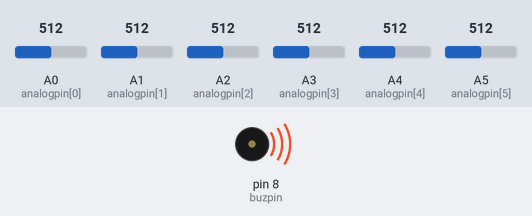
A sketch run on a simulated Arduino Uno, built with avr-gcc and run on an emulated ATmega328P. Parts: buzzer (waves = sounding). The test bench sets the inputs (shaded band); at power-on: A0 (analogpin[0]) = 512, A1 (analogpin[1]) = 512, A2 (analogpin[2]) = 512, A3 (analogpin[3]) = 512, A4 (analogpin[4]) = 512, A5 (analogpin[5]) = 512. What the sketch prints to the serial monitor is not drawn.

Above: at 1.2 s.
1.3 s: A0 (analogpin[0]) set to 75
4.3 s: A0 (analogpin[0]) set to 67
5.8 s: A1 (analogpin[1]) set to 74
7.3 s: A1 (analogpin[1]) set to 64
Timing chart, 0 to 9.8 s (numbered marks = the images above; inputs shaded):
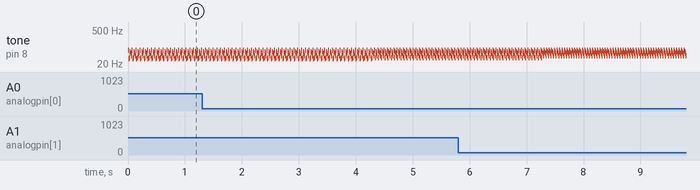

Measured:
- by itself, tone on pin 8 (buzpin): repeats every 0.07 s: 65 Hz 0.01 s, 55 Hz 0.01 s, 44 Hz 0.01 s, 73 Hz 0.01 s, 33 Hz 0.01 s, 37 Hz 0.01 s

The sketch:

bateria.c.ino
```cpp
#include "pitches.h"

int analogpin[6]={A0,A1,A2,A3,A4,A5};
int buzpin=8;
int threshold=70;
int duracao_bipe = 50;
void setup()
{
Serial.begin(9600);
}

void loop()
{
if(analogRead(analogpin[0])>threshold)
{
Serial.println("A0");
Serial.println("Bumbo");
tone(buzpin, NOTE_C1,duracao_bipe);
}
if (analogRead(analogpin[1])>threshold)
{
Serial.println("A1");
Serial.println("Caixa");
tone(buzpin, NOTE_D1,duracao_bipe);
}
if (analogRead(analogpin[2])>threshold)
{
Serial.println("A2");
Serial.println("TOM 1");
tone(buzpin, NOTE_C2,duracao_bipe);
}
if (analogRead(analogpin[3])>threshold)
{
Serial.println("A3");
Serial.println("TOM 2");
tone(buzpin, NOTE_A1,duracao_bipe);
}
if (analogRead(analogpin[4])>threshold)
{
Serial.println("A4");
Serial.println("TOM 3");
tone(8, NOTE_F1,duracao_bipe);
}
if (analogRead(analogpin[5])>threshold)
{
Serial.println("A5");
Serial.println("RIDE");
tone(buzpin, NOTE_D_SUS_2,duracao_bipe);
}

}
```

pitches.h
```cpp
/*************************************************
* Public Constants
*************************************************/

#define NOTE_B0 31
#define NOTE_C1 33
#define NOTE_CS1 35
#define NOTE_D_SUS_2 73.42
#define NOTE_D1 37
#define NOTE_DS1 39
#define NOTE_E1 41
#define NOTE_F1 44
#define NOTE_FS1 46
#define NOTE_G1 49
#define NOTE_GS1 52
#define NOTE_A1 55
#define NOTE_AS1 58
#define NOTE_B1 62
#define NOTE_C2 65
#define NOTE_CS2 69
#define NOTE_D2 73
#define NOTE_DS2 78
#define NOTE_E2 82
#define NOTE_F2 87
#define NOTE_FS2 93
#define NOTE_G2 98
#define NOTE_GS2 104
#define NOTE_A2 110
#define NOTE_AS2 117
#define NOTE_B2 123
#define NOTE_C3 131
#define NOTE_CS3 139
#define NOTE_D3 147
#define NOTE_DS3 156
#define NOTE_E3 165
#define NOTE_F3 175
#define NOTE_FS3 185
#define NOTE_G3 196
#define NOTE_GS3 208
#define NOTE_A3 220
#define NOTE_AS3 233
#define NOTE_B3 247
#define NOTE_C4 262
#define NOTE_CS4 277
#define NOTE_D4 294
#define NOTE_DS4 311
#define NOTE_E4 330
#define NOTE_F4 349
#define NOTE_FS4 370
#define NOTE_G4 392
#define NOTE_GS4 415
#define NOTE_A4 440
#define NOTE_AS4 466
#define NOTE_B4 494
#define NOTE_C5 523
#define NOTE_CS5 554
#define NOTE_D5 587
#define NOTE_DS5 622
#define NOTE_E5 659
#define NOTE_F5 698
#define NOTE_FS5 740
#define NOTE_G5 784
#define NOTE_GS5 831
#define NOTE_A5 880
#define NOTE_AS5 932
#define NOTE_B5 988
#define NOTE_C6 1047
#define NOTE_CS6 1109
#define NOTE_D6 1175
#define NOTE_DS6 1245
#define NOTE_E6 1319
#define NOTE_F6 1397
#define NOTE_FS6 1480
#define NOTE_G6 1568
#define NOTE_GS6 1661
#define NOTE_A6 1760
#define NOTE_AS6 1865
#define NOTE_B6 1976
#define NOTE_C7 2093
#define NOTE_CS7 2217
#define NOTE_D7 2349
#define NOTE_DS7 2489
#define NOTE_E7 2637
#define NOTE_F7 2794
#define NOTE_FS7 2960
#define NOTE_G7 3136
#define NOTE_GS7 3322
#define NOTE_A7 3520
#define NOTE_AS7 3729
#define NOTE_B7 3951
#define NOTE_C8 4186
#define NOTE_CS8 4435
#define NOTE_D8 4699
#define NOTE_DS8 4978
```
